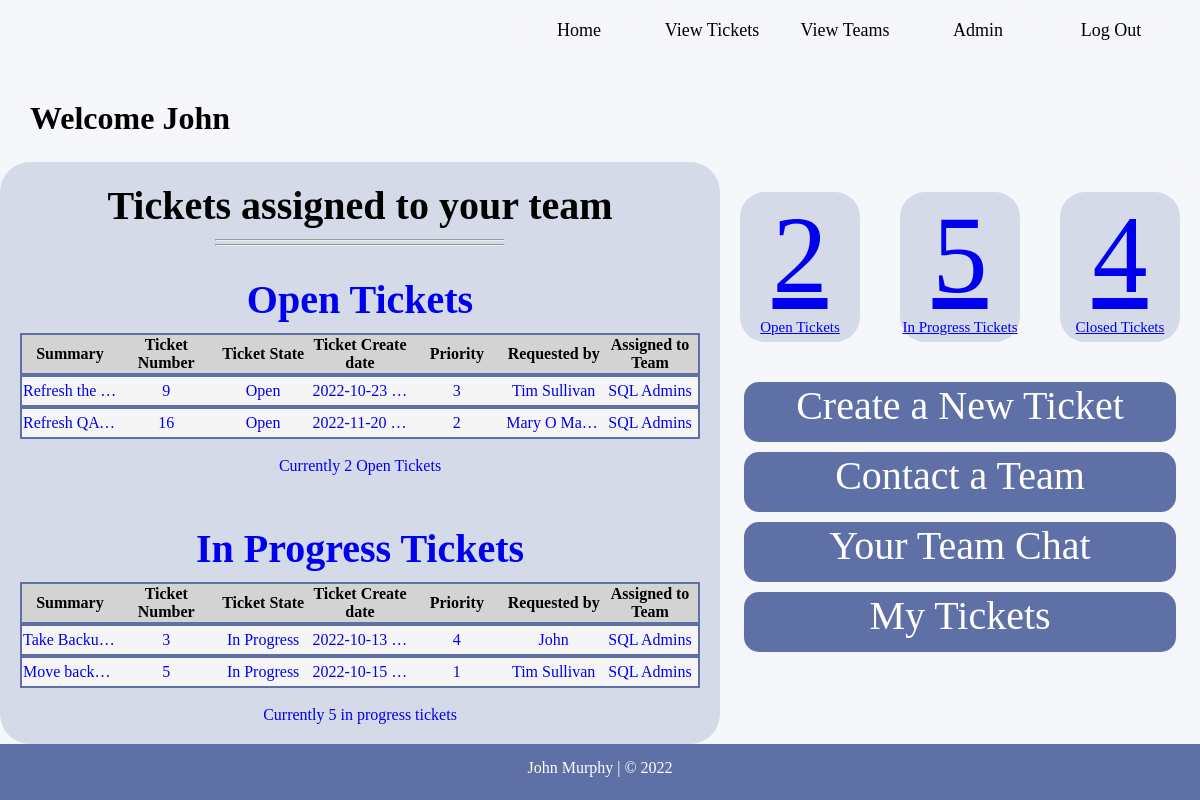
/ (signed in), run on an earlier commit of the app's database.
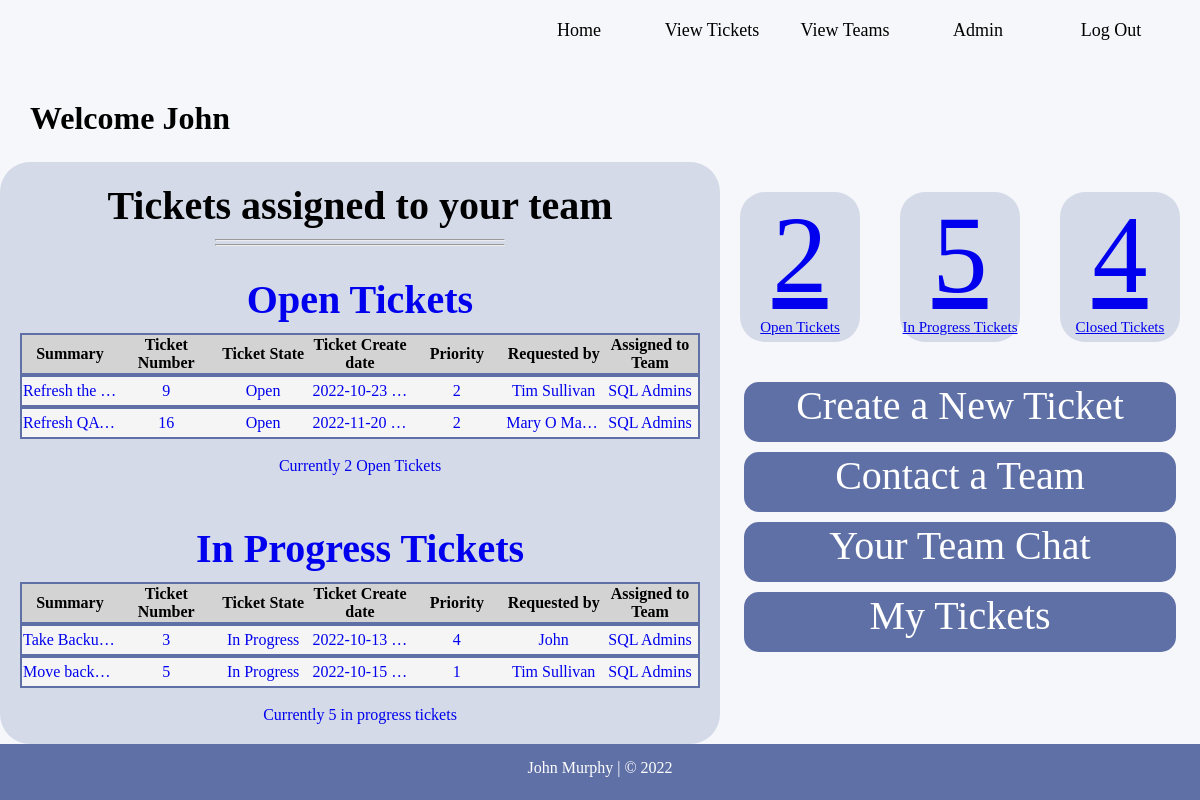
And on a later commit of the database.
### TicketDB.py (models this page shows, shortened)
class Ticket(db.Model):
    __tablename__ = "tickettable"
    ticket_id = db.Column(db.Integer, primary_key=True, unique=True, autoincrement=True)
    user_id = db.Column(db.Integer, db.ForeignKey(User.user_id))
    ticket_user = db.relationship("User", backref='Ticket')
    ticket_created = db.Column(db.String(50), default=func.now())
    description = db.Column(db.String(300))
    state = db.Column(db.String(30), default="Open")
    team_id = db.Column(db.Integer, db.ForeignKey(Team.team_id))
    ticket_team = db.relationship("Team", backref='Ticket')
    contact_num = db.Column(db.String(20))
    priority = db.Column(db.Integer)
    summary = db.Column(db.String(80))
    environment = db.Column(db.String(50))
    ticket_sp_instruction = db.Column(db.String(200))

class User(db.Model):
    __tablename__ = "usertable"
    user_id = db.Column(db.Integer, primary_key=True, unique=True, autoincrement=True)
    username = db.Column(db.String(50))
    name = db.Column(db.String(50))
    email = db.Column(db.String(50), unique=True)
    jobTitle = db.Column(db.String(60))
    password = db.Column(db.String(12))
    dateCreated = db.Column(db.DATETIME, default=func.now())
    tasksComplete = db.Column(db.Integer)
    team_id = db.Column(db.Integer, db.ForeignKey(Team.team_id))
    team_user = db.relationship("Team", backref='User')

class Team(db.Model):
    __tablename__ = "teamtable"
    team_id = db.Column(db.Integer, primary_key=True, unique=True, autoincrement=True)
    team_name = db.Column(db.String(50), unique=True)
    team_category = db.Column(db.String(50))

### main.py (the view)
@app.route('/', methods=['GET', 'POST'])
def home():
    if "user" not in session:
        return redirect('/login')
    else:
        user = session["user"]
        loggedteam = User.query.with_entities(User.team_id).filter(User.user_id == user).all()
        loggedteam = str(loggedteam)
        loggedteam = loggedteam.strip("[ ] , ( )")
        username = User.query.with_entities(User.name).filter(User.user_id == user).all()
        username = str(username)
        username = username.strip("[ ] , ( ) '")
        openTickets = Ticket.query.with_entities(Ticket.ticket_id, Ticket.user_id, User.name, Ticket.
                                                 ticket_created, Ticket.description, Ticket.state, Ticket.team_id,
                                                 Team.team_name, User.
                                                 email, Ticket.priority, Ticket.summary, Ticket.environment,
                                                 Ticket.ticket_sp_instruction).join(Team, Ticket.team_id == Team.team_id)\
                                                .join(User, Ticket.user_id == User.user_id).filter(
                                                and_(Ticket.state == 'Open', Ticket.team_id == loggedteam)).limit(3).all()
        openTicketsCount = Ticket.query.with_entities(Ticket.ticket_id, Ticket.user_id, Ticket.team_id).join(Team,
                                                Ticket.team_id == Team.team_id).join(User, Ticket.user_id == User.
                                                user_id).filter(and_(Ticket.state == 'Open', Ticket.team_id ==
                                                loggedteam)).count()
        progTickets = Ticket.query.with_entities(Ticket.ticket_id, Ticket.user_id, User.name, Ticket
                                                 .ticket_created, Ticket.description, Ticket.state, Ticket.team_id,
                                                 Team.team_name, User.email, Ticket.priority, Ticket.summary,
                                                 Ticket.environment, Ticket.ticket_sp_instruction).join(Team,
                                                Ticket.team_id == Team.team_id).join(User, Ticket.user_id == User.
                                                user_id).filter(and_(Ticket.state == 'In Progress'), (Ticket.team_id
                                                == loggedteam)).limit(2).all()
        progTicketsCount = Ticket.query.with_entities(Ticket.ticket_id, Ticket.user_id, Ticket.team_id).join(Team,
                                                Ticket.team_id == Team.team_id).join(User, Ticket.user_id == User.
                                                user_id).filter(and_(Ticket.state == 'In Progress'), (Ticket.
                                                team_id == loggedteam)).count()
        closedTicketsCount = Ticket.query.with_entities(Ticket.ticket_id, Ticket.user_id, Ticket.team_id).join(Team,
                                                   Ticket.team_id == Team.team_id).join(User, Ticket.user_id == User.
                                                   user_id).filter(and_(or_(Ticket.state == 'Fulfilled', Ticket.state ==
                                                   'Closed Incomplete'), Ticket.team_id == loggedteam)).count()
        myClosedTicketsCount = Ticket.query.with_entities(Ticket.ticket_id, Ticket.user_id, User.name, Ticket.
                                ticket_created, Ticket.description, Ticket.state, Ticket.team_id,
                                Team.team_name, User.email, Ticket.priority, Ticket.summary, Ticket.environment,
                                Ticket.ticket_sp_instruction).join(Team, Ticket.team_id == Team.team_id).join(User, Ticket.
                                user_id == User.user_id).filter(and_(or_(Ticket.state == 'Fulfilled', Ticket.state ==
                     'Closed Incomplete'), Ticket.user_id == user, Ticket.team_id != loggedteam)).count()
        total_closed = int(closedTicketsCount) + int(myClosedTicketsCount)
        return render_template('home.html', user=user, openTickets=openTickets, openTicketsCount=openTicketsCount,
                               progTickets=progTickets, progTicketsCount=progTicketsCount,
                               closedTicketsCount=closedTicketsCount, total_closed=total_closed, username=username)

### templates/home.html (shortened to what the changed rows need)
<!DOCTYPE html>
<html lang="en">
<head>
	<link rel="stylesheet" href="{{ url_for('static', filename='css/ttStyle.css') }}">
</head>
<body>
<div id="wrapper">
	<div id="home_welcome">
			<h1>Welcome {{ username }}</h1>
	</div>
	<div id="home-left-outer">
		<div id="home-left-inner">
			<table id="hometable">
				<tr id="tableheader">
					<th id="tdlarge">Summary</th>
					<th>Ticket Number</th>
					<th>Ticket State</th>
					<th>Ticket Create date</th>
					<th>Priority</th>
					<th>Requested by</th>
					<th>Assigned to Team</th>
				</tr>
			</table>
			{% for openticket in openTickets %}
			<a href="/ticket/{{ openticket.ticket_id }}">
			<table id="hometable">
				<tr>
					<td id="tdlarge">{{ openticket.summary }}</td>
					<td>{{ openticket.ticket_id }}</td>
					<td>{{ openticket.state }}</td>
					<td>{{ openticket.ticket_created }}</td>
					<td>{{ openticket.priority }}</td>
					<td>{{ openticket.name }}</td>
					<td>{{ openticket.team_name }}</td>
				</tr>
			</table>
			</a>
			{% endfor %}
			<br><a href="/opentickets"><p style="text-align: center;">Currently {{ openTicketsCount }} Open Tickets</p></a>
		</div>
		<div id="home-left-inner">
			<table id="hometable">
				<tr id="tableheader">
					<th id="tdlarge">Summary</th>
					<th>Ticket Number</th>
					<th>Ticket State</th>
					<th>Ticket Create date</th>
					<th>Priority</th>
					<th>Requested by</th>
					<th>Assigned to Team</th>
				</tr>
			</table>
					<br><a href="/opentickets#anchor_progress"><p style="text-align: center;">Currently {{ progTicketsCount }} in progress tickets</p></a>
		</div>
	</div>
</div>
</body>
</html>

What changed in the data, as far as the page shows it:
changed Ticket "Refresh the…": priority "3" → "2"
